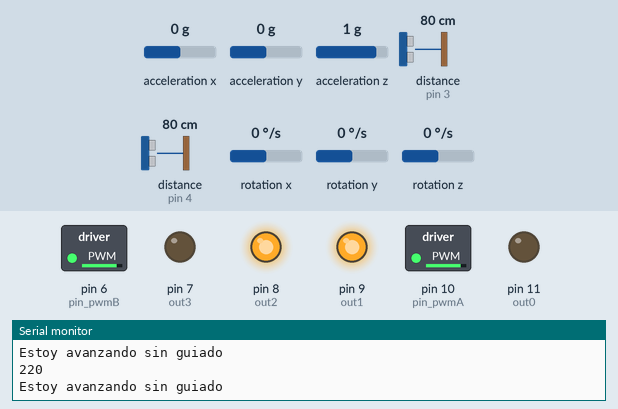
This sketch was run on a simulated Arduino Uno, built with avr-gcc and run on an emulated ATmega328P. Shown: switched loads named in the sketch (green lamp = pin HIGH), output pins drawn as LEDs (lit = HIGH), the last lines printed to the serial monitor. Wiring (inferred from the names in the program): 2 × ultrasonic range finder: trigger pin 2, echo pin 3 / trigger pin 5, echo pin 4. Inputs (shaded band) come from the test bench; at power-on: distance to the obstacle (sensors on pin 4, pin 3) 80 cm, acceleration x 0 g, acceleration y 0 g, acceleration z 1 g, rotation x 0 °/s, rotation y 0 °/s, rotation z 0 °/s. The echo pulse lasts 58.3 µs per cm; pins used as bus, display or sensor lines are not drawn.

Above: at 5.2 s.
5.3 s: distance to the obstacle (sensor on pin 4) set to 65 cm
At 6.1 s:
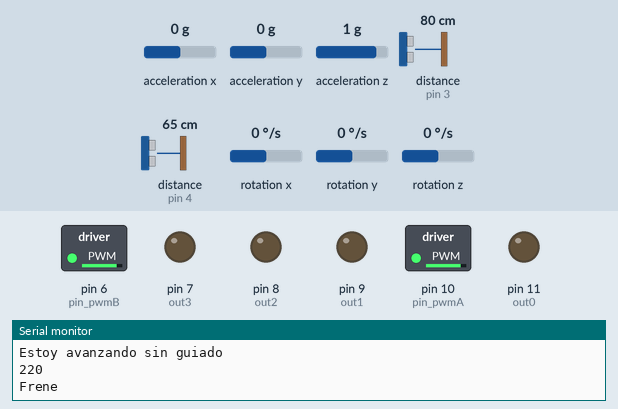
At 7.1 s:
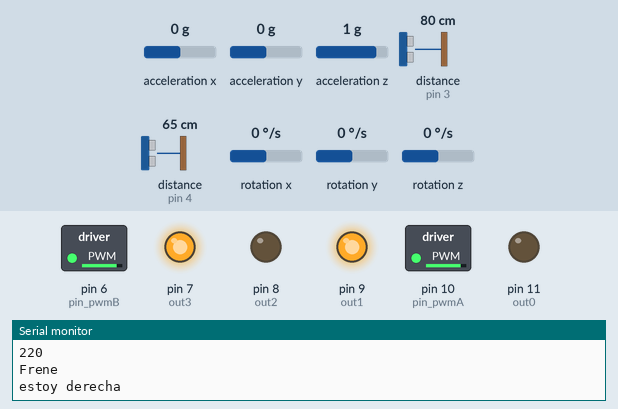
Timing chart, 0 to 8.6 s (numbered marks = the images above; inputs shaded):
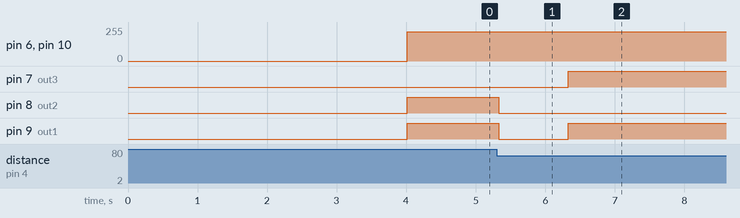

The sketch:

RockyGiroscopio.ino
```cpp
#include <I2Cdev.h>
#include <Wire.h>
#include "MPU6050.h"

#define pin_pwmA 10  //5
#define pin_pwmB 6  //6
#define out0 11  //8
#define out1 9  //9
#define out2 8  //10
#define out3 7  //11
#define echo 4  //13
#define trig 5  //12
#define echoD 3  //13
#define trigD 2  //12


//valores para este laberinto
#define Ancho 32
#define distanciaFrenado 13
#define distanciaPared 9
#define multiplicadorTranqui 9
#define multiplicadorPeligro 18
#define tolerancia 1

MPU6050 sensor;

long duration;
double distanciaAdelante;
double distanciaDer;

long tiempo_previo, tiempo;

//FUNCIONES DE MOVIMIENTO
//Hacia adelante
void avanceAdelante(int pwm){
  Serial.println("Estoy avanzando sin guiado");
  Serial.println(pwm);
  analogWrite(pin_pwmA,pwm);
  analogWrite(pin_pwmB,pwm);
  digitalWrite(out0,LOW);
  digitalWrite(out1,HIGH);
  digitalWrite(out2,HIGH);
  digitalWrite(out3,LOW);
}

void avanceAdelanteGuiado(){
  Serial.println("Estoy avanzando");
  autoGuiado();
  digitalWrite(out0,LOW);
  digitalWrite(out1,HIGH);
  digitalWrite(out2,HIGH);
  digitalWrite(out3,LOW);
}

//Hacia la Derecha

void correccionDer(int anguloDesface){
  int gx,gy,gz;
  float anguloZ=0, anguloZ_previo=0;
  Serial.println("estoy derecha");
  while(abs(anguloZ)<anguloDesface-90){
    //Serial.println(abs(anguloZ));
    giroIzquierda(128);
    sensor.getRotation(&gx,&gy,&gz);
    tiempo=millis()-tiempo_previo;
    tiempo_previo=millis();
    anguloZ = (gz/131)*tiempo/1000.0 + anguloZ_previo;
    anguloZ_previo=anguloZ;
  }
}

void giroDerecha(int pwm){
   analogWrite(pin_pwmA,pwm);
   analogWrite(pin_pwmB,pwm);
   digitalWrite(out0,LOW);
   digitalWrite(out1,HIGH);
   digitalWrite(out2,LOW);
   digitalWrite(out3,HIGH);
}
void anguloDerecha(){
  int gx,gy,gz;
  float anguloZ=0, anguloZ_previo=0;
  Serial.println("estoy derecha");
  while(abs(anguloZ)<87){
    //Serial.println(abs(anguloZ));
    giroDerecha(calcularPwmGiro(abs(anguloZ)));
    sensor.getRotation(&gx,&gy,&gz);
    tiempo=millis()-tiempo_previo;
    tiempo_previo=millis();
    anguloZ = (gz/131)*tiempo/1000.0 + anguloZ_previo;
    anguloZ_previo=anguloZ;
  }
  if (anguloZ>92){
    correccionDer(anguloZ);
  }
}

//Hacia la Izquierda
void giroIzquierda(int pwm){
   analogWrite(pin_pwmA,pwm);
   analogWrite(pin_pwmB,pwm);
   digitalWrite(out0,HIGH);
   digitalWrite(out1,LOW);
   digitalWrite(out2,HIGH);
   digitalWrite(out3,LOW);
}
void anguloIzquierda(){
  int gx,gy,gz;
  float anguloZ=0, anguloZ_previo=0;
  Serial.println("estoy izuierda");
  while(abs(anguloZ)<87){
    //Serial.println(abs(anguloZ));
    giroIzquierda(calcularPwmGiro(abs(anguloZ)));
    sensor.getRotation(&gx,&gy,&gz);
    tiempo=millis()-tiempo_previo;
    tiempo_previo=millis();
    anguloZ = (gz/131)*tiempo/1000.0 + anguloZ_previo;
    anguloZ_previo=anguloZ;
  }
}
//Frenado
void detener(){
  Serial.println("Frene");
  digitalWrite(out0,LOW);
  digitalWrite(out1,LOW);
  digitalWrite(out2,LOW);
  digitalWrite(out3,LOW);
  delay(1000);
}

//FUNCIONES DE CALCULOS

//pwm en giro

int calcularPwmGiro(float angulo){
  if(angulo<50){
    return 220;
  }
  else if(angulo>=50 && angulo<60){
    return 180
    ;
  }
  else{
    return 153;
  }
}

//Distancia Adelante
double CalcularDistancia(){
  digitalWrite(trig,LOW);
  delayMicroseconds(2);
  digitalWrite(trig,HIGH);
  delayMicroseconds(10);
  digitalWrite(trig,LOW);
  duration = pulseIn(echo,HIGH);
  return duration*0.034/2;
}
//Distancia Derecha
double CalcularDistanciaDer(){
  digitalWrite(trigD,LOW);
  delayMicroseconds(2);
  digitalWrite(trigD,HIGH);
  delayMicroseconds(10);
  digitalWrite(trigD,LOW);
  duration = pulseIn(echoD,HIGH);  //Tiempo en microsegundos
  return duration*0.034/2; //
}

//FUNCIONES ANTI-CHOQUE y CENTRADORAS

boolean encontrarCentro(int distanciaIni, int pwm){
  distanciaAdelante = CalcularDistancia();
  while((distanciaIni-distanciaAdelante)<(Ancho/4) && distanciaAdelante>distanciaFrenado){
    avanceAdelante(pwm);
    distanciaAdelante = CalcularDistancia();
  }
  distanciaDer = CalcularDistanciaDer();
  if(distanciaDer>15){
    return true;
  }
  else{
    return false;
  }
}

int FrenadoAutomatico(int distanciaAdelante){
  if(distanciaAdelante>=29){
    return 220; //100%
  }else if(distanciaAdelante<29 && distanciaAdelante>=12){
    return 135; //
  }else if(distanciaAdelante<12 && distanciaAdelante>=distanciaFrenado){
    return 125; //
  }else{
    return 0;
  }
}
//Choques laterales
void autoGuiado(){
  distanciaAdelante = CalcularDistancia();
  int pwm = FrenadoAutomatico(distanciaAdelante);
  int pwmder=pwm;
  int pwmizq=pwm;

  distanciaDer = CalcularDistanciaDer();
  if (distanciaDer<=(Ancho/2)){
    if (distanciaDer<=distanciaPared){
      if (distanciaDer<=distanciaPared-tolerancia){
        pwmizq=pwmizq-(distanciaPared-distanciaDer)*multiplicadorPeligro;
      }
      else{
        pwmizq=pwmizq-(distanciaPared-distanciaDer)*multiplicadorTranqui;
      }
    }
    else if (distanciaDer>distanciaPared){
      if (distanciaDer>distanciaPared+tolerancia){
        pwmder=pwmder-(distanciaDer-distanciaPared)*multiplicadorPeligro;
      }
      else{
        pwmder=pwmder-(distanciaDer-distanciaPared)*multiplicadorTranqui;
      }
    }
  }
  analogWrite(pin_pwmA,pwmizq);
  analogWrite(pin_pwmB,pwmder);
}

//FUNCIONAMIENTO GENERAL
void setup() {
  Serial.begin(9600);
  Serial.println("hola");

  Wire.begin();
  sensor.initialize();

  if(sensor.testConnection()){
    Serial.println("Sensor iniciado");
  }else{
    Serial.println("Error al iniciar el sensor");
  }

  tiempo_previo=millis();

  pinMode(trig,OUTPUT);
  pinMode(echo,INPUT);
  pinMode(trigD,OUTPUT);
  pinMode(echoD,INPUT);

  pinMode(pin_pwmA,OUTPUT);
  analogWrite(pin_pwmA,0);
  pinMode(pin_pwmB,OUTPUT);
  analogWrite(pin_pwmB,0);

  pinMode(out0,OUTPUT);
  pinMode(out1,OUTPUT);
  pinMode(out2,OUTPUT);
  pinMode(out3,OUTPUT);
  digitalWrite(out0,LOW);//MOTOR A
  digitalWrite(out1,LOW);
  digitalWrite(out2,LOW);//MOTOR B
  digitalWrite(out3,LOW);

  delay(4000);
}

void loop() {
  //temporizadores
  unsigned long tiempo = 0;
  unsigned long tiempoActual = millis();

  distanciaDer = CalcularDistanciaDer();
  distanciaAdelante = CalcularDistancia();
  int pwm = FrenadoAutomatico(distanciaAdelante);
  //Serial.print("distancia: ");
  //Serial.println(distanciaAdelante);
  //float angulo = 0;
   if(pwm!=0 && distanciaDer<=(Ancho/2)){ //Se mueve para adelante y no tiene lugar a la derecha
      //Avance adelante con correciones de guiado
      avanceAdelanteGuiado();
   }else if(distanciaDer>(Ancho/2)){  //Se mueve adelante y tiene lugar a la derecha
      //Frene, gire derecha, avance
      if(encontrarCentro(distanciaAdelante,pwm)){//nos centra en el medio del pasillo para doblar
        detener();
        anguloDerecha();
        detener();

        //distanciaDer = CalcularDistanciaDer();
        //distanciaAdelante = CalcularDistancia();
        while(CalcularDistanciaDer()>(Ancho/2) && CalcularDistancia()>distanciaFrenado){
          avanceAdelante(135);
          //distanciaDer = CalcularDistanciaDer();
          //distanciaAdelante = CalcularDistancia();
        }
      }
   }else if(pwm==0 && distanciaDer<=(Ancho/2)){ //No se mueve adelante y no tiene lugar a la derecha
      //Gire izquierda
      detener();
      anguloIzquierda();
      detener();
   }
}
```

Measured:
- the behaviour switches between 71 and 70 cm on distance to the obstacle (sensor on pin 4) (found by bisection; images 0 and 1)
- after the input at 5.3 s, pin 7 (out3): LOW → HIGH after 1.0 s; pin 8 (out2): HIGH → LOW at once; pin 9 (out1): HIGH → LOW at once, → HIGH 1.0 s later
